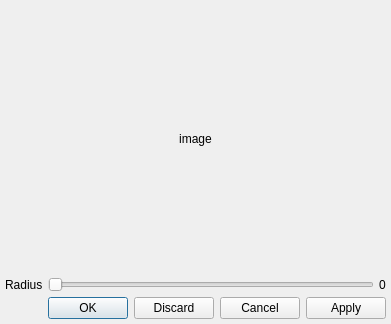
<?xml version="1.0" encoding="UTF-8"?>
<ui version="4.0">
 <class>BlurEffectWidget</class>
 <widget class="QWidget" name="BlurEffectWidget">
  <property name="geometry">
   <rect>
    <x>0</x>
    <y>0</y>
    <width>378</width>
    <height>324</height>
   </rect>
  </property>
  <property name="windowTitle">
   <string>Form</string>
  </property>
  <layout class="QGridLayout" name="gridLayout">
   <property name="leftMargin">
    <number>5</number>
   </property>
   <property name="topMargin">
    <number>5</number>
   </property>
   <property name="rightMargin">
    <number>5</number>
   </property>
   <property name="bottomMargin">
    <number>5</number>
   </property>
   <property name="spacing">
    <number>5</number>
   </property>
   <item row="1" column="0">
    <widget class="QLabel" name="radiusLabel">
     <property name="text">
      <string>Radius</string>
     </property>
    </widget>
   </item>
   <item row="1" column="2">
    <widget class="QLabel" name="radiusValueLabel">
     <property name="text">
      <string>0</string>
     </property>
    </widget>
   </item>
   <item row="1" column="1">
    <widget class="QSlider" name="radiusSlider">
     <property name="maximum">
      <number>100</number>
     </property>
     <property name="orientation">
      <enum>Qt::Orientation::Horizontal</enum>
     </property>
    </widget>
   </item>
   <item row="2" column="1" colspan="2">
    <widget class="QDialogButtonBox" name="buttonBox">
     <property name="standardButtons">
      <set>QDialogButtonBox::StandardButton::Apply|QDialogButtonBox::StandardButton::Cancel|QDialogButtonBox::StandardButton::Discard|QDialogButtonBox::StandardButton::Ok</set>
     </property>
     <property name="centerButtons">
      <bool>false</bool>
     </property>
    </widget>
   </item>
   <item row="0" column="0" colspan="3">
    <widget class="QLabel" name="effectExampleLabel">
     <property name="text">
      <string>image</string>
     </property>
     <property name="alignment">
      <set>Qt::AlignmentFlag::AlignCenter</set>
     </property>
    </widget>
   </item>
  </layout>
 </widget>
 <resources/>
 <connections/>
</ui>
